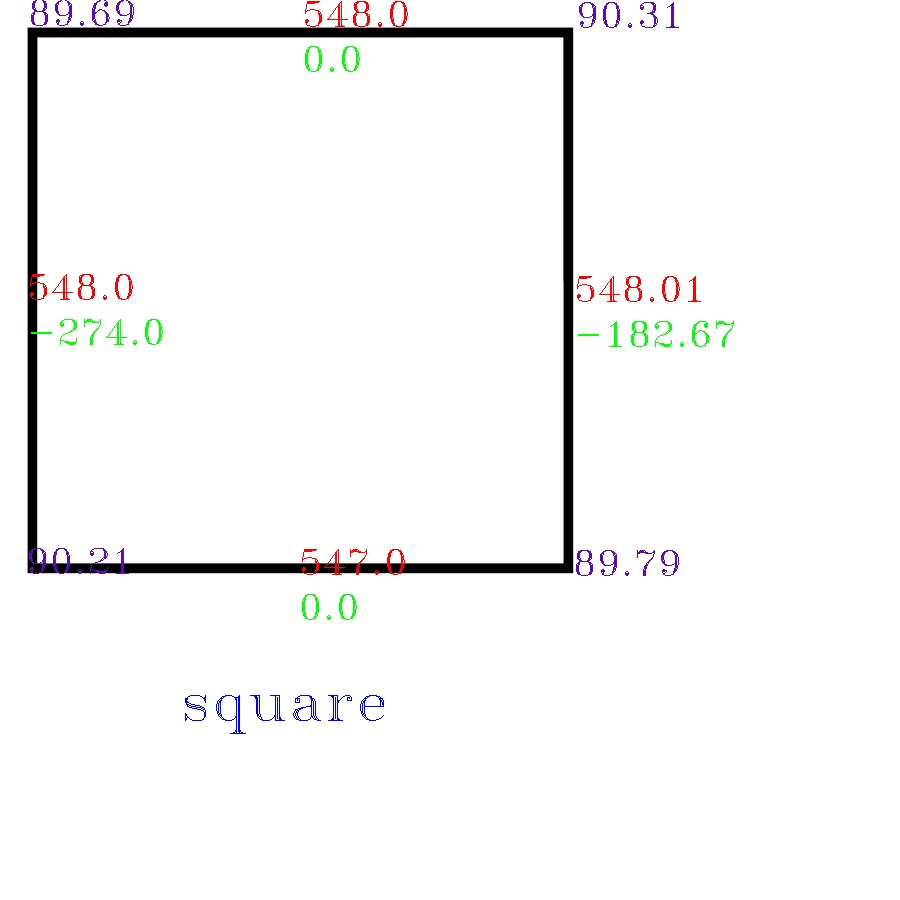
#> input picture Example Work/Data/square_analysis/analysis_square.jpg, 900 x 900 px
$ python -i py2pyPolygonAnalysis.py   (imports and definitions only)   (older library calls are emulated)
#> lines starting #> are read from the running program, lines starting #| are printed output that depends on the picture; after the words box and inside, x2 and y2 are one past the last pixel; in counts of white or black regions, pixels touching at a corner belong together
import cv2
import csv
import numpy as np
import matplotlib.pyplot as plt
import image
from PIL import Image
import os
from scipy import ndimage
import math
from decimal import Decimal


def polygon_analysis(file_name,
                     show_and_save_contour='yes',
                     show_and_save_analysis='yes',
                     show_sides='yes',
                     show_angles='yes',
                     show_slope='yes',
                     show_name='yes',
                     save_data_to_csv='yes',
                     font=cv2.FONT_HERSHEY_PLAIN):


    ##font = cv2.FONT_HERSHEY_PLAIN
    ##font = cv2.FONT_HERSHEY_TRIPLEX


#> called with show_and_save_contour = 'yes', show_and_save_analysis = 'yes', show_sides = 'yes', show_angles = 'yes', show_slope = 'yes', show_name = 'yes', save_data_to_csv = 'yes', font = 1
    cwd = os.getcwd()
    name_file=os.path.splitext(file_name)[0]
    counter3=0
    limit=3  #detection_limit #3

    if ((show_and_save_analysis=='yes') or (show_and_save_contour=='yes')or (save_data_to_csv=='yes')):

        path_save_temp=os.path.join(cwd,'Data')
        path_save=os.path.join(path_save_temp,f'{name_file}_analysis')


        if not os.path.exists(path_save):
            os.makedirs(path_save)


    image = Image.open(file_name, 'r')
#> image is the input picture: PIL image 900x900 RGB; mean R, G, B 247, 246.8, 246.8
    image_size = image.size
#> image_size = (900, 900)
    width_old = image_size[0]
#> width_old = 900
    height_old = image_size[1]
#> height_old = 900

    bigside=int(max(width_old,height_old)*1.5)
#> bigside = 1350
    background = Image.new('RGBA', (bigside, bigside), (255, 255, 255, 255))
#> background: PIL image 1350x1350 RGBA; every value is 255
    offset = (0,0)
    background.paste(image, offset)
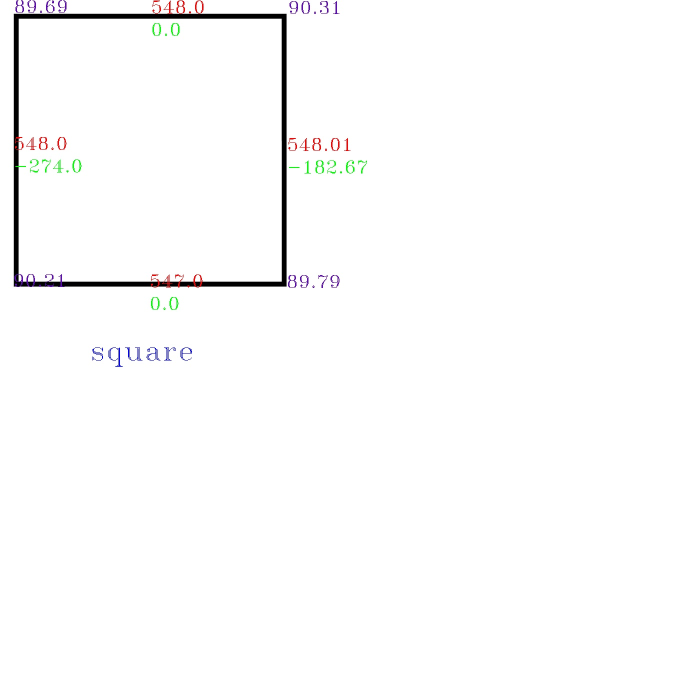
#> background: PIL image 1350x1350 RGBA (shown at 1/2 size); mean R, G, B, A 251.4, 251.3, 251.3, 255
    file_name2=f'{width_old*2}X{height_old*2}_{name_file}.png'
    save_image=os.path.join(cwd,file_name2)
    save_image_in_data=os.path.join(path_save,file_name2)


    if ((show_and_save_analysis=='yes') or (show_and_save_contour=='yes') or (save_data_to_csv=='yes')):
        background.save(save_image_in_data)
        img = cv2.imread(save_image_in_data, cv2.IMREAD_GRAYSCALE)
#> img: shape (1350, 1350); min 0, max 255, mean 251.4
        img1 = cv2.imread(save_image_in_data)
        image = Image.open(save_image_in_data)
        width, height = image.size
#> width = 1350; height = 1350
        blur = cv2.GaussianBlur(img,(5,5),0)
        img = plt.imread(save_image_in_data)
#> img: shape (1350, 1350, 4) float32
        plt.imshow(img)

    else:
        background.save(save_image)
        img = cv2.imread(save_image, cv2.IMREAD_GRAYSCALE)
        img1 = cv2.imread(save_image)
        image = Image.open(save_image)
        width, height = image.size
        blur = cv2.GaussianBlur(img,(5,5),0)
        img = plt.imread(save_image)
        plt.imshow(img)


    font_of_name=cv2.FONT_HERSHEY_TRIPLEX
    font_size_name=max(height,width)*0.002
#> font_size_name = 2.7
    font=cv2.FONT_HERSHEY_TRIPLEX
    font_size=font_size_name/1.5
#> font_size = 1.8


    colors = 10*['r', 'b', 'y','g','k','c', 'm', 'seagreen','navy','gold','coral', 'violet', 'crimson','skyblue','hotpink','slateblue', 'b', 'y','g','k','r', 'b', 'y','g','k']
    markers = 10*['*', '+', 'o', 'P', 'x','s', 'p', 'h', 'H', '<','>', 'd', 'D', '^', '1']
    shapes= ['Pentagon','Hexagon','Heptagon','Octagon','Nonagon','Decagon','Hendecagon','Dodecagon','Trisdecagon','Tetradecagon','Pentadecagon']

    abc=[]
    sides=[]
    distance=[]
    m=[]
    angles=[]
    slope=[]
    Name=[]


    def error_detection(abc):
        error = []
        for i in range(len(abc)):
            if (i== len(abc)-1):
                error.append(abs((abc[i]-abc[0])/abc[0]))
            else:
                error.append(abs((abc[i]-abc[i+1])/abc[i+1]))
        return (abs(np.mean(error)*100))


    # [6 lines left out: function error_detection_alternate, not called in this run]


    def sides_length_and_slope(sides):
        sides= np.reshape(sides,(len(sides),2))
        x=[]
        y=[]
        m=[]
        deg_tan=[]
        side_len=[]


        for a,b in sides:
            x.append(a)
            y.append(b)

        for i in range(len(sides)):
            if (i == (len(sides)-1)):
                side_len.append(round((math.sqrt(((x[i]-x[0])**2)+((y[i]-y[0])**2))),2))
                if ((x[0]-x[i])==0):
                    m.append(round(((y[0]-y[i])/1),2))
                else:
                    m.append(round(((y[0]-y[i])/(x[0]-x[i])),2))

            else:
                side_len.append(round((math.sqrt(((x[i]-x[i+1])**2)+((y[i]-y[i+1])**2))),2))
                if ((x[i+1]-x[i])==0):
                    m.append(round(((y[i+1]-y[i])/1),2))
                else:
                    m.append(round((((y[i+1]-y[i])/(x[i+1]-x[i]))),2))
##        print(side_len)
        return side_len,m,x,y


    def allow(sides=sides,width=width,height=height):
        side,_,x,y =  sides_length_and_slope(sides)

        for i in range(len(sides)):
            if (side[i]<(width_old*0.05)) or (x[i]<(max(width_old,height_old)*0.010))or (y[i]<(max(width_old,height_old)*0.010))or (x[i]>(max(width_old,height_old)*0.98))or(y[i]>(max(width_old,height_old)*0.98)) :

               #height-height*0.02
    ##        if(x[i]==0)or(y[i]==0)or(x[i]>(height-5))or(y[i]>(width-5))or(side[i]<(width/20)):
                flag=0
                break
            else:
                flag=1
        if(flag==1):

            return (np.reshape(sides,(len(sides),2)))


    def angle(sides,m):

        for i in range(len(sides)):
            if (i == (len(sides)-1)):
                if math.degrees(math.atan(m[0])-math.atan(m[i]))< 0:
                    angles.append(round(math.degrees(math.atan(m[0])-math.atan(m[i]))+180,2))

                else:
                    angles.append(round(math.degrees(math.atan(m[0])-math.atan(m[i])),2))

            else:
                if math.degrees(math.atan(m[i+1])-math.atan(m[i]))< 0:
                    angles.append(round(math.degrees(math.atan(m[i+1])-math.atan(m[i]))+180,2))

                else:
                    angles.append(round(math.degrees(math.atan(m[i+1])-math.atan(m[i])),2))

##        print(angles)
        return angles


    # [21 lines left out: function Fiveto15shape, not called in this run]


    def show_and_save_fig_data(sides,counter3):

        for i in range(len(sides)):
            counter2=0
            plt.scatter(np.reshape(sides,(len(sides),2))[i][counter2],np.reshape(sides,(len(sides),2))[i][counter2+1],marker= markers[counter3], c=colors[counter3])


    def write_angle_slope_and_sides(sides,side,angles,m,show_angles=show_angles,show_sides=show_sides):
        middle_point_X=[]
        middle_point_Y=[]
        for j in range(len(sides)):
            d=0
            if (j == (len(sides))-1):
                middle_point_X.append(int((((sides[j][d]+sides[0][d])/2))))
                middle_point_Y.append(int(((sides[j][d+1]+sides[0][d+1])/2)))
            else:
                middle_point_X.append(int((((sides[j][d]+sides[j+1][d])/2))))
                middle_point_Y.append(int(((sides[j][d+1]+sides[j+1][d+1])/2)))
    ##    print(middle_point_X)
    ##    print(middle_point_Y)
    ##    print(sides)

        if (show_angles=='yes'):
            for j in range(len(sides)):
                c=0
                cv2.putText(img1, f"{angles[j]}", (sides[j][c], sides[j][c+1]), font, font_size, ((183,9,93)))
        if(show_sides=='yes'):
            for j in range(len(sides)):
                c=0
                cv2.putText(img1, f"{side[j]}", (middle_point_X[j], middle_point_Y[j]), font, font_size, ((0,0,255))) #blue green red
        if(show_slope=='yes'):
            for j in range(len(sides)):
                c=0
                cv2.putText(img1, f"{(m[j])}", (middle_point_X[j], int(middle_point_Y[j]+(max(height,width)*0.05))), font, font_size, ((0,255,0))) #blue green red


    def save_to_csv(sides,side,angles,name,m):
        slope.append(m)
        distance.append(side)
        Name.append(name[:])

        if save_data_to_csv=='yes':
            x= 'csv_data_'+file_name[:(len(file_name)-4)]+'.csv'

            save_csv=os.path.join(path_save,f'csv_data_{name_file}.csv')
            with open(save_csv, mode='w') as data_file:
                data_writer = csv.writer(data_file, delimiter=';')
                fieldname=[['x_coordinate','y_coordinate','distance_in_pixels', 'angles', 'name', 'slope']]
                data_writer.writerows(fieldname)
                for i in range(len(side)):
                    c=0
                    data_writer.writerow([sides[i][c],sides[i][c+1],side[i], angles[i], name, m[i]])


    def write_name(name):
        if(show_name=='yes'):
            cv2.putText(img1, name, (int(max(height,width)*0.20), int(max(height,width)*0.80)), font_of_name, font_size_name, ((255,0,0))) #blue green red
            if(show_angles=='yes'):
                cv2.putText(img1, '# - Angles', (int(max(height,width)*0.70), int(max(height,width)*0.75)), font_of_name, font_size_name*0.40, ((183,9,93)))
            if(show_sides=='yes'):
                cv2.putText(img1, '# - Distance(in px)', (int(max(height,width)*0.70), int(max(height,width)*0.80)), font_of_name, font_size_name*0.40, ((0,0,255)))
            if(show_slope=='yes'):
                cv2.putText(img1, '# - Slope', (int(max(height,width)*0.70), int(max(height,width)*0.85)), font_of_name, font_size_name*0.40, ((0,255,0)))


    counter3=0

    _, threshold = cv2.threshold(blur, 240, 255, cv2.THRESH_BINARY)
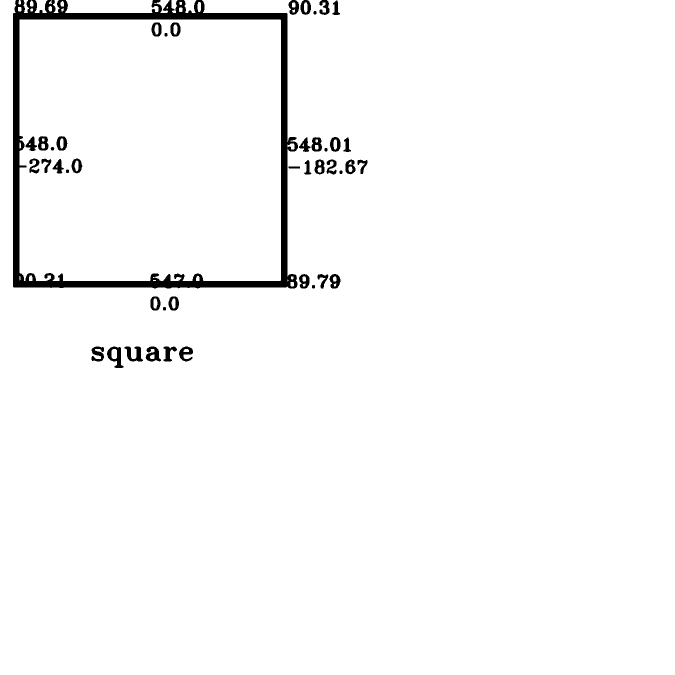
#> threshold: shape (1350, 1350) (shown at 1/2 size); 97.5% white; 43 black regions
    _, contours, _ = cv2.findContours(threshold, cv2.RETR_TREE, cv2.CHAIN_APPROX_SIMPLE)
#> contours = 97 contours, 18 with area under 20; largest, box (x1, y1, x2, y2) and area: (0, 0, 1350, 1350) 1505282, (39, 39, 562, 562) 270628, (130, 0, 317, 26) 4317, (213, 692, 248, 737) 926, (290, 692, 323, 724) 680

    for cnt in contours:
        sides = cv2.approxPolyDP(cnt, 0.01*cv2.arcLength(cnt, True), True)
        cv2.drawContours(img, [sides], 0, (0), 5)
        x = sides.ravel()[0]
        y = sides.ravel()[1]

        if (show_and_save_contour=='yes'):
            counter3+=1
            show_and_save_fig_data(sides,counter3)

    ##    print(sides)

        sides=allow(sides)
    ##    print(len(sides))
        if (sides is not None):
    ##        print(sides)

            if len(sides) == 3:

                side,m,_,_= sides_length_and_slope(sides)
                angles =angle(sides,m)
                if (error_detection(angles)<limit):
                    if (error_detection(side)<limit):
                        print ('Eq Tri')
                        write_angle_slope_and_sides(sides,side,angles,m)
                        write_name('Eq Tri')
                        save_to_csv(sides,side,angles,name='Eq Tri', m=m)
                        break


                else:
                    print ('Triangle')
                    write_angle_slope_and_sides(sides,side,angles,m)
                    write_name('Triangle')
                    save_to_csv(sides,side,angles,name='Triangle',m=m)
                    break


            if len(sides) == 4:
                side,m,_,_= sides_length_and_slope(sides)
                angles =angle(sides,m)

                if (error_detection(angles)<limit):
                    if (error_detection(side)<limit):
                        print('square')
                        write_angle_slope_and_sides(sides,side,angles,m=m)
                        write_name('square')
                        save_to_csv(sides,side,angles,name='square',m=m)
                        distance.append(side)
                        break
                    elif (error_detection_alternate(side)<limit):
                        print('rectangle')
                        write_angle_slope_and_sides(sides,side,angles,m=m)
                        write_name('rectangle')
                        save_to_csv(sides,side,angles,name='rectangle',m=m)
                        break

                elif (error_detection_alternate(angles)<limit):

                    if (error_detection(side)<limit):
                        print('Rhombus')
                        write_angle_slope_and_sides(sides,side,angles,m=m)
                        write_name('Rhombus')
                        save_to_csv(sides,side,angles,name='Rhombus',m=m)
                        break

                    elif (error_detection_alternate(side)<limit):
                        print('Parallelogram')
                        write_angle_slope_and_sides(sides,side,angles,m=m)
                        write_name('Parallelogram')
                        save_to_csv(sides,side,angles,name='Parallelogram',m=m)
                        break

                else:
                    print('Quadrilateral')
                    write_angle_slope_and_sides(sides,side,angles,m=m)
                    write_name('Quadrilateral')
                    save_to_csv(sides,side,angles,name='Quadrilateral',m=m)

                    break

            if(len(sides)>4):

                Fiveto15shape(sides)

                break
        else:
            pass
#> this loop made 10 passes
#> angles on pass 10: [90.99, 90.11, 89.89, 89.01]
#| square
#> after the loop, counter3 = 10; distance = [[522.1, 512, 521, 522], [522.1, 512, 521, 522]]

    if (show_and_save_contour=='yes'):
        save_conotur=os.path.join(path_save,f"contour_{file_name}")
        plt.savefig(save_conotur)
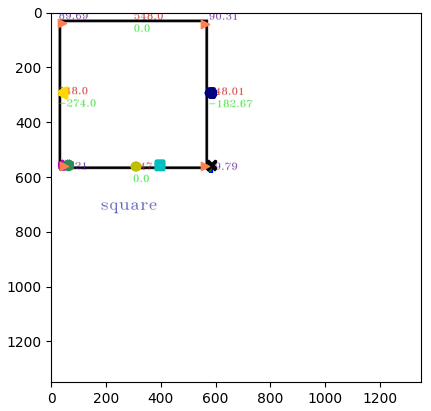
#> figure drawn by matplotlib, 1 panel
#> (the run stopped early here; a loop or call above may not have finished)
